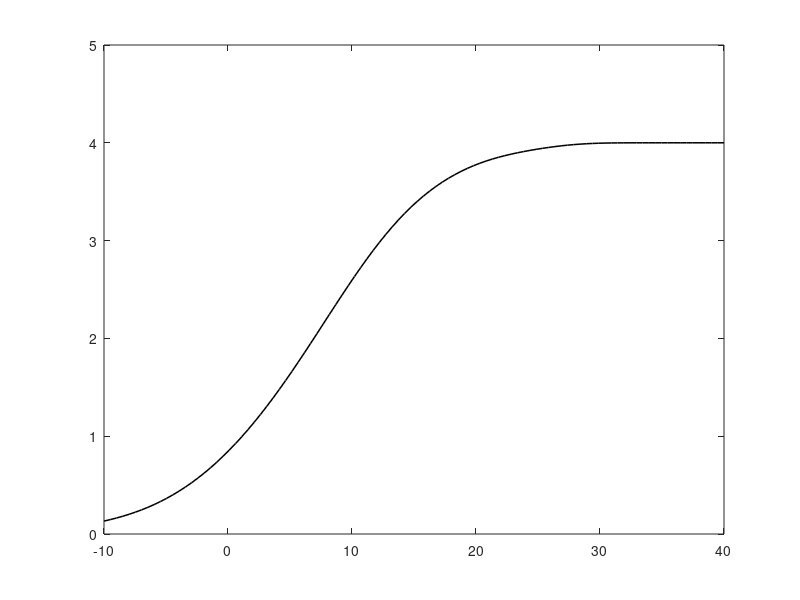

MATLAB code for this plot: (Note: this script raises an error after producing the figure.)
clc;
clear;
%clf;

figure(1)

load Er_MI_16QAM.mat


plot(SNR,Er_MI_16QAM_fading,'k','linewidth',1.1)


hold on

load AMC_policy_16QAM_Perfect_Decoding_Discrete_R_dop_0.05rho_0.95156.mat
plot(SNRdB,throughput,'k','linewidth',1.1)


load LHARQ_translated_AMC_policy_16QAM_K_2_Perfect_Decoding_Discrete_R_dop_0.05_rho_0.95_V_LHARQ_Correct_Vprovisoir.mat

plot(SNRdB,throughput_lharq,'r')

hold on

load LHARQ_translated_AMC_policy_16QAM_K_4_Perfect_Decoding_Discrete_R_dop_0.05_rho_0.95_V_LHARQ_Correct_Vprovisoir.mat

plot(SNRdB,throughput_lharq,'-b')

load LHARQ_translated_AMC_policy_16QAM_K_2_Perfect_Decoding_Discrete_R_dop_0.05_rho_0.95_V_LHARQ_Correct_Vprovisoir_limit_D2.mat

plot(SNRdB,throughput_lharq,'-.k')

hold on

load LHARQ_translated_AMC_policy_16QAM_K_4_Perfect_Decoding_Discrete_R_dop_0.05_rho_0.95_V_LHARQ_Correct_Vprovisoir_limit_D2.mat

plot(SNRdB,throughput_lharq,'-.m')

% load LHARQ_translated_AMC_policy_16QAM_K_2_Perfect_Decoding_Discrete_R_dop_0.05_rho_0.95_V_LHARQ_Correct.mat
% 
% plot(SNRdB,throughput_lharq,'-.g')


axis([-5 30 0 4])


legend('Erg','LHARQ,K=2,large set D','LHARQ,K=4,large set D','LHARQ,K=2,small set D','LHARQ,K=4,small set D','Location','SouthEast')





% name_figure = 'L_HARQ';
% print('-depsc','-r300',name_figure)

% figure(2)
% 
% load LHARQ_outage_policy_16QAM_Perfect_Decoding_continuous_R_dop_0.05_rho_0.95_V_leger_V4.mat
% 
% semilogy(SNRdB,optimal_epsilon_lharq(1,:),'r',SNRdB,optimal_epsilon_lharq(2,:),'b',SNRdB,optimal_epsilon_lharq(3,:),'g',SNRdB,optimal_epsilon_lharq(4,:),'m')
% hold on
% semilogy(SNRdB,optimal_epsilon_lharq_p(1,:),'-.r',SNRdB,optimal_epsilon_lharq_p(2,:),'-.b',SNRdB,optimal_epsilon_lharq_p(3,:),'-.g',SNRdB,optimal_epsilon_lharq_p(4,:),'-.m')
% grid;
% figure(3)
% 
% ii=20;
% semilogx(snr_range(ii,:),squeeze(policy_lharq(1,ii,:)),'r',snr_range(ii,:),squeeze(policy_lharq(2,ii,:)),'b',snr_range(ii,:),squeeze(policy_lharq(3,ii,:)),'g',snr_range(ii,:),squeeze(policy_lharq(4,ii,:)),'m')
% %axis([0 100 0 4]);
% grid;